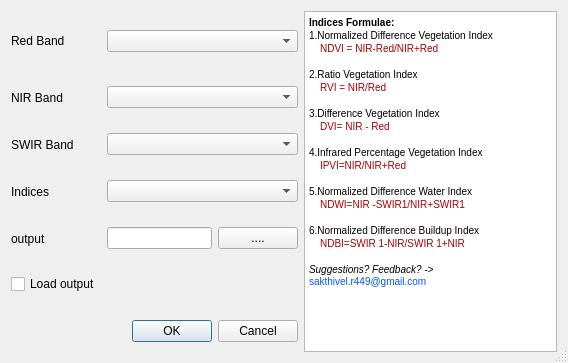
<?xml version="1.0" encoding="UTF-8"?>
<ui version="4.0">
 <class>indicesDialogBase</class>
 <widget class="QDialog" name="indicesDialogBase">
  <property name="geometry">
   <rect>
    <x>0</x>
    <y>0</y>
    <width>568</width>
    <height>363</height>
   </rect>
  </property>
  <property name="minimumSize">
   <size>
    <width>568</width>
    <height>363</height>
   </size>
  </property>
  <property name="mouseTracking">
   <bool>false</bool>
  </property>
  <property name="windowTitle">
   <string>indices</string>
  </property>
  <property name="sizeGripEnabled">
   <bool>true</bool>
  </property>
  <layout class="QGridLayout" name="gridLayout">
   <item row="0" column="3" rowspan="7">
    <widget class="QTextBrowser" name="textBrowser">
     <property name="minimumSize">
      <size>
       <width>231</width>
       <height>341</height>
      </size>
     </property>
     <property name="html">
      <string>&lt;!DOCTYPE HTML PUBLIC &quot;-//W3C//DTD HTML 4.0//EN&quot; &quot;http://www.w3.org/TR/REC-html40/strict.dtd&quot;&gt;
&lt;html&gt;&lt;head&gt;&lt;meta name=&quot;qrichtext&quot; content=&quot;1&quot; /&gt;&lt;style type=&quot;text/css&quot;&gt;
p, li { white-space: pre-wrap; }
&lt;/style&gt;&lt;/head&gt;&lt;body style=&quot; font-family:'MS Shell Dlg 2'; font-size:7.8pt; font-weight:400; font-style:normal;&quot;&gt;
&lt;p style=&quot; margin-top:0px; margin-bottom:0px; margin-left:0px; margin-right:0px; -qt-block-indent:0; text-indent:0px;&quot;&gt;&lt;span style=&quot; font-weight:600;&quot;&gt;Indices Formulae:&lt;/span&gt;&lt;/p&gt;
&lt;p style=&quot; margin-top:0px; margin-bottom:0px; margin-left:0px; margin-right:0px; -qt-block-indent:0; text-indent:0px;&quot;&gt;1.Normalized Difference Vegetation Index&lt;/p&gt;
&lt;p style=&quot; margin-top:0px; margin-bottom:0px; margin-left:0px; margin-right:0px; -qt-block-indent:0; text-indent:0px;&quot;&gt;    &lt;span style=&quot; color:#aa0000;&quot;&gt;NDVI = NIR-Red/NIR+Red&lt;/span&gt;&lt;/p&gt;
&lt;p style=&quot;-qt-paragraph-type:empty; margin-top:0px; margin-bottom:0px; margin-left:0px; margin-right:0px; -qt-block-indent:0; text-indent:0px;&quot;&gt;&lt;br /&gt;&lt;/p&gt;
&lt;p style=&quot; margin-top:0px; margin-bottom:0px; margin-left:0px; margin-right:0px; -qt-block-indent:0; text-indent:0px;&quot;&gt;2.Ratio Vegetation Index&lt;/p&gt;
&lt;p style=&quot; margin-top:0px; margin-bottom:0px; margin-left:0px; margin-right:0px; -qt-block-indent:0; text-indent:0px;&quot;&gt;   &lt;span style=&quot; color:#aa0000;&quot;&gt; RVI = NIR/Red&lt;/span&gt;&lt;/p&gt;
&lt;p style=&quot;-qt-paragraph-type:empty; margin-top:0px; margin-bottom:0px; margin-left:0px; margin-right:0px; -qt-block-indent:0; text-indent:0px;&quot;&gt;&lt;br /&gt;&lt;/p&gt;
&lt;p style=&quot; margin-top:0px; margin-bottom:0px; margin-left:0px; margin-right:0px; -qt-block-indent:0; text-indent:0px;&quot;&gt;3.Difference Vegetation Index&lt;/p&gt;
&lt;p style=&quot; margin-top:0px; margin-bottom:0px; margin-left:0px; margin-right:0px; -qt-block-indent:0; text-indent:0px;&quot;&gt;   &lt;span style=&quot; color:#aa0000;&quot;&gt; DVI= NIR - Red&lt;/span&gt;&lt;/p&gt;
&lt;p style=&quot;-qt-paragraph-type:empty; margin-top:0px; margin-bottom:0px; margin-left:0px; margin-right:0px; -qt-block-indent:0; text-indent:0px;&quot;&gt;&lt;br /&gt;&lt;/p&gt;
&lt;p style=&quot; margin-top:0px; margin-bottom:0px; margin-left:0px; margin-right:0px; -qt-block-indent:0; text-indent:0px;&quot;&gt;4.Infrared Percentage Vegetation Index&lt;/p&gt;
&lt;p style=&quot; margin-top:0px; margin-bottom:0px; margin-left:0px; margin-right:0px; -qt-block-indent:0; text-indent:0px;&quot;&gt;    &lt;span style=&quot; color:#aa0000;&quot;&gt;IPVI=NIR/NIR+Red&lt;/span&gt;&lt;/p&gt;
&lt;p style=&quot;-qt-paragraph-type:empty; margin-top:0px; margin-bottom:0px; margin-left:0px; margin-right:0px; -qt-block-indent:0; text-indent:0px;&quot;&gt;&lt;br /&gt;&lt;/p&gt;
&lt;p style=&quot; margin-top:0px; margin-bottom:0px; margin-left:0px; margin-right:0px; -qt-block-indent:0; text-indent:0px;&quot;&gt;5.Normalized Difference Water Index&lt;/p&gt;
&lt;p style=&quot; margin-top:0px; margin-bottom:0px; margin-left:0px; margin-right:0px; -qt-block-indent:0; text-indent:0px;&quot;&gt;    &lt;span style=&quot; color:#aa0000;&quot;&gt;NDWI=NIR -SWIR1/NIR+SWIR1&lt;/span&gt;&lt;/p&gt;
&lt;p style=&quot;-qt-paragraph-type:empty; margin-top:0px; margin-bottom:0px; margin-left:0px; margin-right:0px; -qt-block-indent:0; text-indent:0px;&quot;&gt;&lt;br /&gt;&lt;/p&gt;
&lt;p style=&quot; margin-top:0px; margin-bottom:0px; margin-left:0px; margin-right:0px; -qt-block-indent:0; text-indent:0px;&quot;&gt;6.Normalized Difference Buildup Index&lt;/p&gt;
&lt;p style=&quot; margin-top:0px; margin-bottom:0px; margin-left:0px; margin-right:0px; -qt-block-indent:0; text-indent:0px;&quot;&gt;   &lt;span style=&quot; color:#aa0000;&quot;&gt; NDBI=SWIR 1-NIR/SWIR 1+NIR&lt;/span&gt;&lt;/p&gt;
&lt;p style=&quot;-qt-paragraph-type:empty; margin-top:0px; margin-bottom:0px; margin-left:0px; margin-right:0px; -qt-block-indent:0; text-indent:0px;&quot;&gt;&lt;br /&gt;&lt;/p&gt;
&lt;p style=&quot; margin-top:0px; margin-bottom:0px; margin-left:0px; margin-right:0px; -qt-block-indent:0; text-indent:0px;&quot;&gt;&lt;span style=&quot; font-style:italic;&quot;&gt;Suggestions? Feedback? -&amp;gt;&lt;/span&gt; &lt;span style=&quot; color:#0055ff;&quot;&gt;sakthivel.r449@gmail.com&lt;/span&gt;&lt;/p&gt;&lt;/body&gt;&lt;/html&gt;</string>
     </property>
    </widget>
   </item>
   <item row="0" column="1" colspan="2">
    <widget class="QComboBox" name="redBox">
     <property name="contextMenuPolicy">
      <enum>Qt::ActionsContextMenu</enum>
     </property>
    </widget>
   </item>
   <item row="1" column="1" colspan="2">
    <widget class="QComboBox" name="nirBox"/>
   </item>
   <item row="3" column="1" colspan="2">
    <widget class="QComboBox" name="viBox"/>
   </item>
   <item row="2" column="1" colspan="2">
    <widget class="QComboBox" name="swirBox"/>
   </item>
   <item row="0" column="0">
    <widget class="QLabel" name="label">
     <property name="text">
      <string>Red Band</string>
     </property>
     <property name="buddy">
      <cstring>redBox</cstring>
     </property>
    </widget>
   </item>
   <item row="4" column="0">
    <widget class="QLabel" name="label_5">
     <property name="text">
      <string>output</string>
     </property>
     <property name="buddy">
      <cstring>lineEdit</cstring>
     </property>
    </widget>
   </item>
   <item row="5" column="0">
    <widget class="QCheckBox" name="checkBox">
     <property name="text">
      <string>Load output</string>
     </property>
    </widget>
   </item>
   <item row="4" column="1">
    <widget class="QLineEdit" name="lineEdit"/>
   </item>
   <item row="2" column="0">
    <widget class="QLabel" name="label_3">
     <property name="text">
      <string>SWIR Band</string>
     </property>
     <property name="buddy">
      <cstring>swirBox</cstring>
     </property>
    </widget>
   </item>
   <item row="6" column="1" colspan="2">
    <widget class="QDialogButtonBox" name="dialogButtonBox">
     <property name="standardButtons">
      <set>QDialogButtonBox::Cancel|QDialogButtonBox::Ok</set>
     </property>
    </widget>
   </item>
   <item row="3" column="0">
    <widget class="QLabel" name="label_4">
     <property name="text">
      <string>Indices</string>
     </property>
     <property name="buddy">
      <cstring>viBox</cstring>
     </property>
    </widget>
   </item>
   <item row="4" column="2">
    <widget class="QPushButton" name="outputButton">
     <property name="text">
      <string>....</string>
     </property>
    </widget>
   </item>
   <item row="1" column="0">
    <widget class="QLabel" name="label_2">
     <property name="text">
      <string>NIR Band</string>
     </property>
     <property name="buddy">
      <cstring>nirBox</cstring>
     </property>
    </widget>
   </item>
  </layout>
 </widget>
 <tabstops>
  <tabstop>redBox</tabstop>
  <tabstop>nirBox</tabstop>
  <tabstop>swirBox</tabstop>
  <tabstop>viBox</tabstop>
  <tabstop>lineEdit</tabstop>
  <tabstop>outputButton</tabstop>
 </tabstops>
 <resources/>
 <connections>
  <connection>
   <sender>dialogButtonBox</sender>
   <signal>accepted()</signal>
   <receiver>indicesDialogBase</receiver>
   <slot>accept()</slot>
   <hints>
    <hint type="sourcelabel">
     <x>304</x>
     <y>339</y>
    </hint>
    <hint type="destinationlabel">
     <x>28</x>
     <y>10</y>
    </hint>
   </hints>
  </connection>
 </connections>
</ui>
